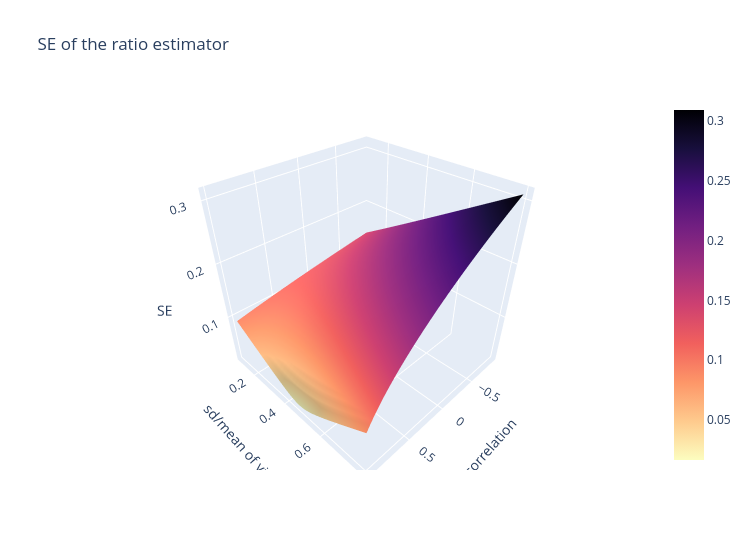

The cell this chart's notebook holds for it:
### Markdown cell above
### 8.3 Interactive Plotly version of 8.2
Hover to read the SE for any correlation and relative spread.

### Code cell
fig = go.Figure(go.Surface(x=rho_ax, y=cvx_ax, z=SEg, colorscale="Magma", reversescale=True))
fig.update_layout(title="SE of the ratio estimator", width=750, height=550, scene=dict(xaxis_title="correlation", yaxis_title="sd/mean of visits", zaxis_title="SE"))
fig.show()

### Figure 1 — Plotly figure (JSON) as saved in the notebook; plotly's stock layout.template omitted (floating-point values rounded to 4 significant figures; data arrays with more than 128 entries replaced by an {"elided": "..."} marker saying what was removed)
{"data": [{"colorscale": [[0.0, "#000004"], [0.1111, "#180f3d"], [0.2222, "#440f76"], [0.3333, "#721f81"], [0.4444, "#9e2f7f"], [0.5556, "#cd4071"], [0.6667, "#f1605d"], [0.7778, "#fd9668"], [0.8889, "#feca8d"], [1.0, "#fcfdbf"]], "reversescale": true, "type": "surface", "x": [-0.9, -0.8515, -0.8031, -0.7546, -0.7062, -0.6577, -0.6092, -0.5608, -0.5123, -0.4638, -0.4154, -0.3669, -0.3185, -0.27, -0.2215, -0.1731, -0.1246, -0.07615, -0.02769, 0.02077, 0.06923, 0.1177, 0.1662, 0.2146, 0.2631, 0.3115, 0.36, 0.4085, 0.4569, 0.5054, 0.5538, 0.6023, 0.6508, 0.6992, 0.7477, 0.7962, 0.8446, 0.8931, 0.9415, 0.99], "y": [0.1, 0.1179, 0.1359, 0.1538, 0.1718, 0.1897, 0.2077, 0.2256, 0.2436, 0.2615, 0.2795, 0.2974, 0.3154, 0.3333, 0.3513, 0.3692, 0.3872, 0.4051, 0.4231, 0.441, 0.459, 0.4769, 0.4949, 0.5128, 0.5308, 0.5487, 0.5667, 0.5846, 0.6026, 0.6205, 0.6385, 0.6564, 0.6744, 0.6923, 0.7103, 0.7282, 0.7462, 0.7641, 0.7821, 0.8], "z": {"elided": "40x40 float values"}}], "layout": {"height": 550, "scene": {"xaxis": {"title": {"text": "correlation"}}, "yaxis": {"title": {"text": "sd/mean of visits"}}, "zaxis": {"title": {"text": "SE"}}}, "title": {"text": "SE of the ratio estimator"}, "width": 750}}
